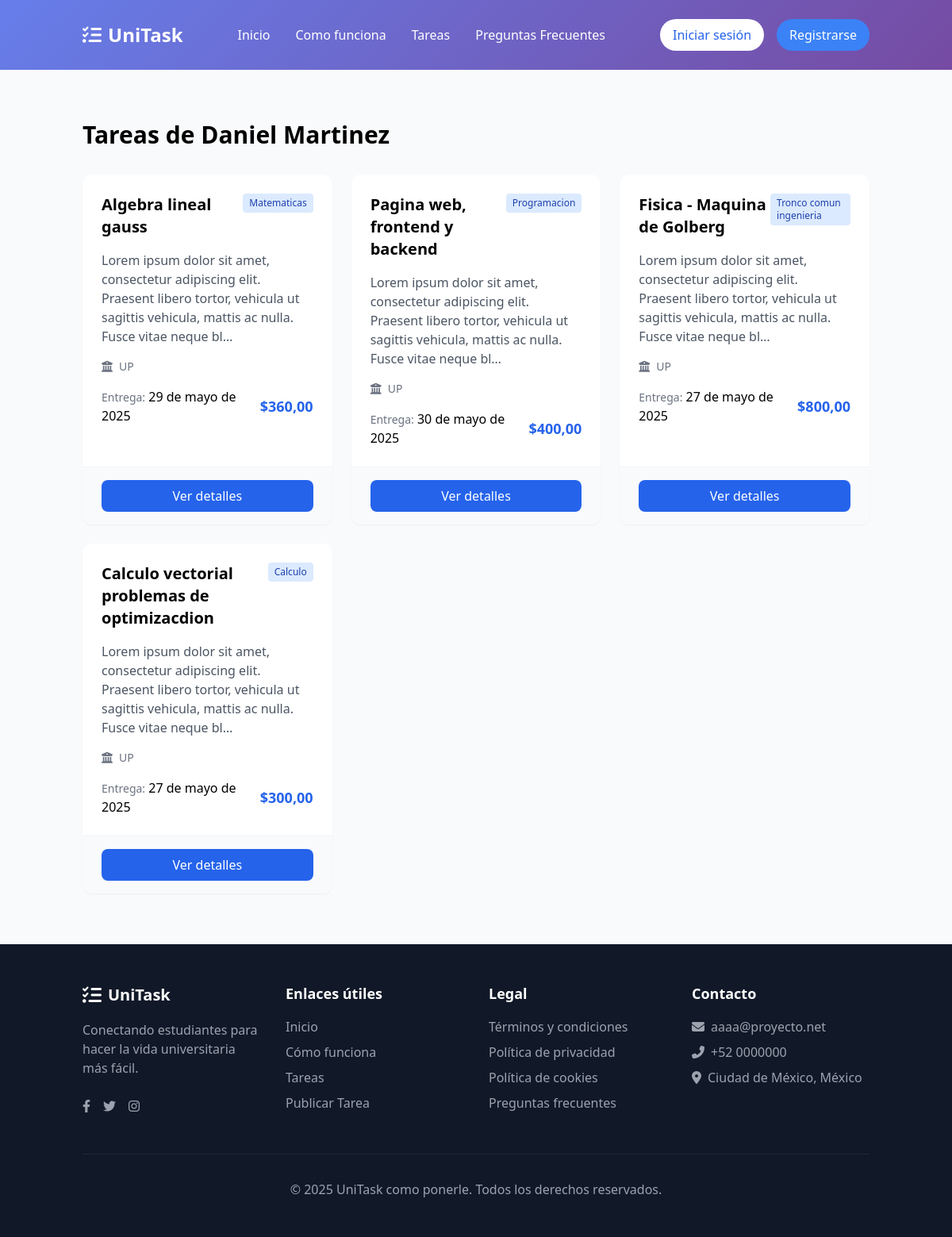
Page /registrations/profile/list-task/daniel/ on the committed database.
### registration/models.py (models this page shows, shortened)
class Profile(models.Model):
    user = models.OneToOneField(User, on_delete=models.CASCADE)
    full_name = models.CharField(max_length=100)
    university = models.CharField(max_length=100)
    contact_info = models.TextField(blank=True, null=True)
    profile_image = models.ImageField(upload_to='profile_images/', default='profile_images/no-avatar.jpg')

### tasks/models.py (models this page shows, shortened)
class Task(models.Model):
    category = models.ForeignKey(Category, on_delete=models.CASCADE, related_name='tasks', verbose_name="Categoria")
    title = models.CharField(max_length=200, verbose_name="Titulo")
    description = RichTextField(verbose_name="Descripcion")
    author = models.ForeignKey(User, on_delete=models.CASCADE)# accedes luego con: task.author.profile.subject
    price = models.DecimalField(max_digits=7, decimal_places=2, verbose_name="Precio")
    deadline = models.DateField( verbose_name="Fecha limite")
    created_at = models.DateTimeField(auto_now_add=True, verbose_name="Fecha de creacion")
    class Meta:
        verbose_name = 'Tarea'
        verbose_name_plural = 'Tareas'

class Category(models.Model):
    name = models.CharField(max_length=100, unique=True, verbose_name="Nombre")
    description = models.TextField(blank=True, null=True, verbose_name="Descripcion")
    class Meta:
        verbose_name = 'Categoria'
        verbose_name_plural = 'Categorias'

### registration/views.py (the view)
# urls.py: path('profile/list-task/<slug:username>/', ProfileTaskView.as_view(), name='profile-tasks'),
class ProfileTaskView(ListView):
    model = Task
    template_name = 'registration/profile_public_list.html'
    context_object_name = 'tasks'
    def get_queryset(self):
        username = self.kwargs.get('username')
        user = User.objects.filter(username=username).first()
        return Task.objects.filter(author=user).exclude(offers__status='accepted').order_by('-created_at') if user else Task.objects.none()
    def get_context_data(self, **kwargs):
        context = super().get_context_data(**kwargs)
        context['profile_name'] = User.objects.get(username=self.kwargs['username'])
        return context

### registration/templates/registration/profile_public_list.html (shortened to what this page needs)
{% extends 'core/base.html' %}
{% load static %}
{% block content %}
<section class="py-16 bg-gray-50">
  <div class="container mx-auto px-4">
    <h2 class="text-3xl font-bold mb-8">
        Tareas de {{profile_name.profile.full_name}}
    </h2>
    <div class="grid md:grid-cols-2 lg:grid-cols-3 gap-6">
      {% for task in tasks %}
      <div class="bg-white rounded-xl overflow-hidden shadow-sm task-card transition duration-300 flex flex-col justify-between h-full">
        <div class="p-6">
          <div class="flex justify-between items-start mb-4">
            <h3 class="text-xl font-bold">{{ task.title }}</h3>
            <span class="bg-blue-100 text-blue-800 text-xs px-2 py-1 rounded">
              {{ task.category.name }}
            </span>
          </div>
          <p class="text-gray-600 mb-4">{{ task.description|striptags|safe|truncatechars:"150" }}</p>
          <div class="flex items-center text-sm text-gray-500 mb-4">
            <i class="fas fa-university mr-2"></i>
            <span>{{task.author.profile.university}}</span>
          </div>
          <div class="flex justify-between items-center">
            <div>
              <span class="text-gray-500 text-sm">Entrega:</span>
              <span class="font-medium">{{ task.deadline }}</span>
            </div>
            <span class="text-lg font-bold text-blue-600">${{ task.price }}</span>
          </div>
        </div>
        <div class="border-t border-gray-100 px-6 py-4 bg-gray-50 mt-auto">
          <a href="{% url 'task' task.id task.title|slugify %}" class="block w-full bg-blue-600 text-white text-center py-2 rounded-lg font-medium hover:bg-blue-700 transition">
            Ver detalles
          </a>
        </div>
      </div>
      {% empty %}
        <p class="text-gray-500">Este usuario no ha publicado tareas aún.</p>
      {% endfor %}
    </div>
  </div>
</section>
{% endblock content %}

### rows in the picture
Task: title "Algebra lineal gauss", category.name "Matematicas", description "Lorem ipsum dolor sit amet, consectetur adipiscing elit. Praesent libero tortor, vehicula ut sagittis vehicula, mattis ac nulla. Fusce vitae neque bl…", author.profile.university "UP", deadline "29 de mayo de 2025", price "360,00"
Task: title "Pagina web, frontend y backend", category.name "Programacion", description "Lorem ipsum dolor sit amet, consectetur adipiscing elit. Praesent libero tortor, vehicula ut sagittis vehicula, mattis ac nulla. Fusce vitae neque bl…", author.profile.university "UP", deadline "30 de mayo de 2025", price "400,00"
Task: title "Fisica - Maquina de Golberg", category.name "Tronco comun ingenieria", description "Lorem ipsum dolor sit amet, consectetur adipiscing elit. Praesent libero tortor, vehicula ut sagittis vehicula, mattis ac nulla. Fusce vitae neque bl…", author.profile.university "UP", deadline "27 de mayo de 2025", price "800,00"
Task: title "Calculo vectorial problemas de optimizacdion", category.name "Calculo", description "Lorem ipsum dolor sit amet, consectetur adipiscing elit. Praesent libero tortor, vehicula ut sagittis vehicula, mattis ac nulla. Fusce vitae neque bl…", author.profile.university "UP", deadline "27 de mayo de 2025", price "300,00"

### other values in the picture
{{ profile_name.profile.full_name }} "Daniel Martinez"
